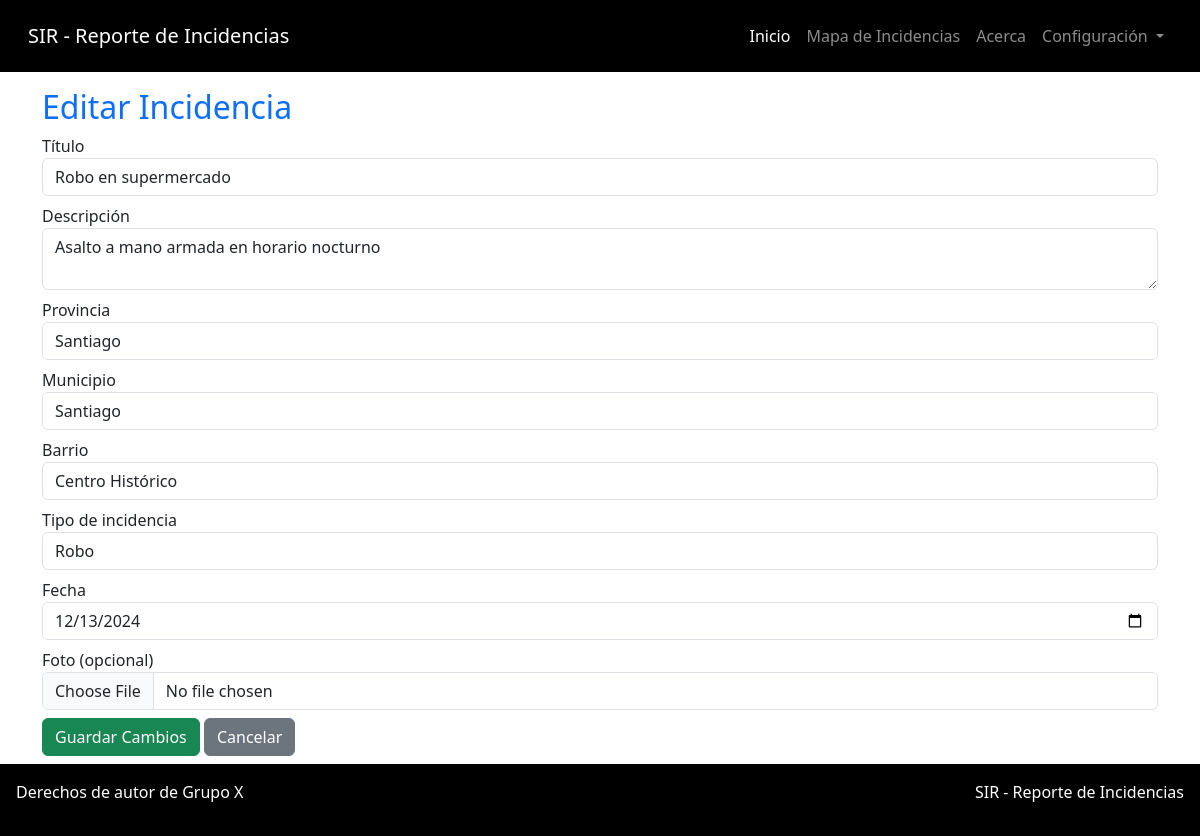
The app's page /incidencias/editar_incidencia.php?id=3 with its own data.
### tables this page shows
CREATE TABLE IF NOT EXISTS `Incidencias` (
  `id` INT NOT NULL AUTO_INCREMENT,
  `titulo` VARCHAR(255) NOT NULL,
  `descripcion` VARCHAR(255) NOT NULL,
  `fecha` DATE NOT NULL,
  `muertos` INT NULL,
  `heridos` INT NULL,
  `perdida_estimada_de_RD` DECIMAL(18,2) NULL,
  `redes_link` VARCHAR(45) NULL,
  `foto` VARCHAR(255) NULL,
  `latitud` DECIMAL(18,8) NOT NULL,
  `longitud` DECIMAL(18,8) NOT NULL,
  `provincia_id` INT NOT NULL,
  `usuario_id` INT NOT NULL,
  `tipo_id` INT NOT NULL,
  `municipio_id` INT NOT NULL,
  `barrio_id` INT NOT NULL,
  PRIMARY KEY (`id`),
  INDEX `fk_Incidencias_Provincias1_idx` (`provincia_id` ASC) VISIBLE,
  INDEX `fk_Incidencias_Usuarios1_idx` (`usuario_id` ASC) VISIBLE,
  INDEX `fk_Incidencias_Tipos_incidencias1_idx` (`tipo_id` ASC) VISIBLE,
  INDEX `fk_Incidencias_Municipios1_idx` (`municipio_id` ASC) VISIBLE,
  INDEX `fk_Incidencias_Barrio1_idx` (`barrio_id` ASC) VISIBLE,
  CONSTRAINT `fk_Incidencias_Provincias1`
    FOREIGN KEY (`provincia_id`)
    REFERENCES `Provincias` (`id`)
    ON DELETE NO ACTION
    ON UPDATE NO ACTION,
  CONSTRAINT `fk_Incidencias_Usuarios1`
    FOREIGN KEY (`usuario_id`)
    REFERENCES `Usuarios` (`id`)
    ON DELETE NO ACTION
    ON UPDATE NO ACTION,
  CONSTRAINT `fk_Incidencias_Tipos_incidencias1`
    FOREIGN KEY (`tipo_id`)
    REFERENCES `Tipos_incidencias` (`id`)
    ON DELETE NO ACTION
    ON UPDATE NO ACTION,
  CONSTRAINT `fk_Incidencias_Municipios1`
    FOREIGN KEY (`municipio_id`)
    REFERENCES `Municipios` (`id`)
    ON DELETE NO ACTION
    ON UPDATE NO ACTION,
  CONSTRAINT `fk_Incidencias_Barrio1`
    FOREIGN KEY (`barrio_id`)
    REFERENCES `Barrios` (`id`)
    ON DELETE NO ACTION
    ON UPDATE NO ACTION);

CREATE TABLE IF NOT EXISTS `Provincias` (
  `id` INT NOT NULL AUTO_INCREMENT,
  `nombre` VARCHAR(100) NULL,
  PRIMARY KEY (`id`));

CREATE TABLE IF NOT EXISTS `Municipios` (
  `id` INT NOT NULL AUTO_INCREMENT,
  `nombre` VARCHAR(100) NOT NULL,
  `provincia_id` INT NOT NULL,
  PRIMARY KEY (`id`),
  INDEX `fk_Municipios_Provincias_idx` (`provincia_id` ASC) VISIBLE,
  CONSTRAINT `fk_Municipios_Provincias`
    FOREIGN KEY (`provincia_id`)
    REFERENCES `Provincias` (`id`)
    ON DELETE NO ACTION
    ON UPDATE NO ACTION);

CREATE TABLE IF NOT EXISTS `Barrios` (
  `id` INT NOT NULL AUTO_INCREMENT,
  `nombre` VARCHAR(100) NULL,
  `municipio_id` INT NOT NULL,
  PRIMARY KEY (`id`),
  INDEX `fk_Barrio_Municipios1_idx` (`municipio_id` ASC) VISIBLE,
  CONSTRAINT `fk_Barrio_Municipios1`
    FOREIGN KEY (`municipio_id`)
    REFERENCES `Municipios` (`id`)
    ON DELETE NO ACTION
    ON UPDATE NO ACTION);

CREATE TABLE IF NOT EXISTS `Tipos_incidencias` (
  `id` INT NOT NULL,
  `nombre` VARCHAR(45) NULL,
  PRIMARY KEY (`id`));

### incidencias/editar_incidencia.php (the view, shortened to what this page needs)
<?php
include("../config/db.php");
$id = (int) $_GET['id'];
$stmt = $conn->prepare("
    SELECT * FROM Incidencias WHERE id = :id
");
$stmt->execute(['id' => $id]);
$incidencia = $stmt->fetch(PDO::FETCH_ASSOC);
$provincias = $conn->query("SELECT id, nombre FROM Provincias ORDER BY nombre")->fetchAll(PDO::FETCH_ASSOC);
$municipios = $conn->query("SELECT id, nombre FROM Municipios ORDER BY nombre")->fetchAll(PDO::FETCH_ASSOC);
$barrios = $conn->query("SELECT id, nombre FROM Barrios ORDER BY nombre")->fetchAll(PDO::FETCH_ASSOC);
$tipos = $conn->query("SELECT id, nombre FROM Tipos_incidencias ORDER BY nombre")->fetchAll(PDO::FETCH_ASSOC);
?>
<!DOCTYPE html>
<html lang="es">
<head>
    <link href="https://cdn.jsdelivr.net/npm/bootstrap@5.3.7/dist/css/bootstrap.min.css" rel="stylesheet">
</head>
<body>
<?php include('../public/Components/navbar.php'); ?>
<div class="container mt-3">
    <h2 class="text-primary">Editar Incidencia</h2>
    <form method="POST" enctype="multipart/form-data">
        <div class="mb-2">
            <label>Título</label>
            <input type="text" name="titulo" class="form-control" value="<?= htmlspecialchars($incidencia['titulo']) ?>" required>
        </div>
        <div class="mb-2">
            <label>Descripción</label>
            <textarea name="descripcion" class="form-control" required><?= htmlspecialchars($incidencia['descripcion']) ?></textarea>
        </div>
        <div class="mb-2">
            <label>Provincia</label>
            <select name="provincia_id" class="form-control" required>
                <?php foreach($provincias as $prov): ?>
                    <option value="<?= $prov['id'] ?>" <?= $prov['id']==$incidencia['provincia_id']?'selected':'' ?>><?= htmlspecialchars($prov['nombre']) ?></option>
                <?php endforeach; ?>
            </select>
        </div>
        <div class="mb-2">
            <label>Municipio</label>
            <select name="municipio_id" class="form-control" required>
                <?php foreach($municipios as $mun): ?>
                    <option value="<?= $mun['id'] ?>" <?= $mun['id']==$incidencia['municipio_id']?'selected':'' ?>><?= htmlspecialchars($mun['nombre']) ?></option>
                <?php endforeach; ?>
            </select>
        </div>
        <div class="mb-2">
            <label>Barrio</label>
            <select name="barrio_id" class="form-control" required>
                <?php foreach($barrios as $barr): ?>
                    <option value="<?= $barr['id'] ?>" <?= $barr['id']==$incidencia['barrio_id']?'selected':'' ?>><?= htmlspecialchars($barr['nombre']) ?></option>
                <?php endforeach; ?>
            </select>
        </div>
        <div class="mb-2">
            <label>Tipo de incidencia</label>
            <select name="tipo_id" class="form-control" required>
                <?php foreach($tipos as $tipo): ?>
                    <option value="<?= $tipo['id'] ?>" <?= $tipo['id']==$incidencia['tipo_id']?'selected':'' ?>><?= htmlspecialchars($tipo['nombre']) ?></option>
                <?php endforeach; ?>
            </select>
        </div>
        <div class="mb-2">
            <label>Fecha</label>
            <input type="date" name="fecha" class="form-control" value="<?= $incidencia['fecha'] ?>" required>
        </div>
        <div class="mb-2">
            <label>Foto (opcional)</label>
            <input type="file" name="foto" class="form-control">
        </div>
        <button class="btn btn-success">Guardar Cambios</button>
        <a href="ver_incidencias.php" class="btn btn-secondary">Cancelar</a>
    </form>
</div>
<?php include('../public/Components/footer.php'); ?>
</body>
</html>

### records on screen
incidencias: titulo "Robo en supermercado", descripcion "Asalto a mano armada en horario nocturno", provincia_id "Santiago", municipio_id "Santiago", barrio_id "Centro Histórico", tipo_id "Robo", fecha "12/13/2024"
